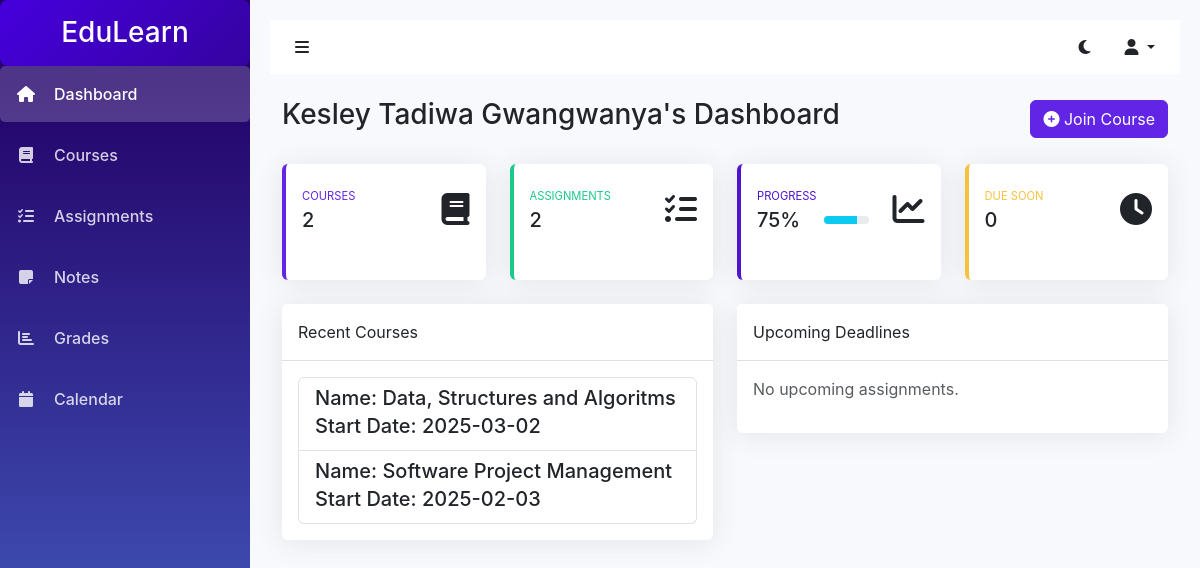
The app's page /student-dashboard (signed in) with its own data.
### app.py (models this page shows)
class User(Base):
    __tablename__ = 'users'
    id = Column(Integer, primary_key=True, autoincrement=True)
    name = Column(String(100), nullable=False)
    email = Column(String(100), unique=True, nullable=False)
    password_hash = Column(String(200), nullable=False)
    role = Column(String(50), nullable=False)  # 'instructor' or 'student'

class Class(Base):
    __tablename__ = 'classes'
    id = Column(Integer, primary_key=True, autoincrement=True)
    name = Column(String(100), nullable=False)
    code = Column(String(50), unique=True, nullable=False)
    description = Column(Text, nullable=True)
    start_date = Column(Date, nullable=False)
    end_date = Column(Date, nullable=False)
    schedule_day = Column(String(20), nullable=False)
    start_time = Column(Time, nullable=False)
    end_time = Column(Time, nullable=False)
    max_students = Column(Integer, nullable=False)
    prerequisites = Column(Text, nullable=True)
    instructor_id = Column(Integer, ForeignKey('users.id'), nullable=False)
    instructor = relationship("User")

### app.py (the view)
@app.route('/student-dashboard')
def student_dashboard():
    user = get_current_user()
    if not user:
        return redirect(url_for('login'))
    db_session = SessionLocal()
    registered_courses = db_session.query(Enrollment).filter_by(student_id=user.id).count() if user.role == 'student' else 0
    assignment_count = 0
    for enrollment in db_session.query(Enrollment).filter_by(student_id=user.id):
        assignment_count += db_session.query(Assignment).filter_by(class_id=enrollment.class_id).count()
    upcoming_assignments = []
    if user.role == 'student':
        upcoming_due_date = datetime.now().date() + timedelta(days=7)
        upcoming_assignments = (
            db_session.query(Assignment)
            .join(Enrollment, Enrollment.class_id == Assignment.class_id)
            .filter(
                Enrollment.student_id == user.id,
                Assignment.due_date >= datetime.now().date(),
                Assignment.due_date <= upcoming_due_date
            )
            .count()
        )
    upcoming_deadlines = []
    if user.role == 'student':
        upcoming_due_date = datetime.now().date() + timedelta(days=7)
        subquery = db_session.query(Enrollment.class_id).filter_by(student_id=user.id).subquery()
        upcoming_deadlines = (
            db_session.query(Assignment)
            .filter(Assignment.class_id.in_(subquery),
                    and_(Assignment.due_date >= datetime.now().date(),
                         Assignment.due_date <= upcoming_due_date))
            .order_by(Assignment.due_date.asc())
            .all()
        )
    rows = db_session.query(Class.name, Class.id, Class.start_date).join(Enrollment, Class.id == Enrollment.class_id).filter_by(student_id=user.id).all()
    registered_classes = [{'name': row[0], 'id': row[1], 'start_date':row[2]} for row in rows]
    name = get_name()
    db_session.close()
    return render_template('dashboard.html', user=user,
                           upcoming_deadlines=upcoming_deadlines,
                           registered_courses=registered_courses,
                           upcoming_assignments=upcoming_assignments,
                           name=name,
                           assignment_count=assignment_count,
                           registered_classes=registered_classes)

### app.py (called while the page is built)
def get_name():
    if 'user_id' in session:
        db_session = SessionLocal()
        user = db_session.query(User.name).filter_by(id=session['user_id']).first()
        db_session.close()
        return user.name
    return "Guest"

def get_current_user():
    if 'user_id' in session:
        db_session = SessionLocal()
        user = db_session.query(User).filter_by(id=session['user_id']).first()
        db_session.close()
        return user
    return None

### templates/dashboard.html (shortened to what this page needs)
<!DOCTYPE html>
<html lang="en">
<head>
  <link href="https://cdn.jsdelivr.net/npm/bootstrap@5.3.0/dist/css/bootstrap.min.css" rel="stylesheet">
  <link href="https://cdnjs.cloudflare.com/ajax/libs/font-awesome/6.4.0/css/all.min.css" rel="stylesheet">
  <link rel="stylesheet" href="{{url_for('static', filename='globals.css')}}">
  <link rel="stylesheet" href="{{url_for('static', filename='styles.css')}}">
</head>
<body>
  <div class="wrapper">
    <nav class="sidebar">
      <div class="sidebar-header p-3">
        <h3 class="text-white mb-0">EduLearn</h3>
      </div>
      <ul class="nav flex-column">
        <li class="nav-item">
          <a class="nav-link active" href="{{url_for('student_dashboard')}}">
            <i class="fas fa-home"></i>
            Dashboard
          </a>
        </li>
        <li class="nav-item">
          <a class="nav-link" href="{{url_for('courses')}}">
            <i class="fas fa-book"></i>
            Courses
          </a>
        </li>
        <li class="nav-item">
          <a class="nav-link" href="{{url_for('assignments')}}">
            <i class="fas fa-tasks"></i>
            Assignments
          </a>
        </li>
        <li class="nav-item" active>
          <a class="nav-link" href="{{url_for('student_notes')}}">
            <i class="fas fa-sticky-note"></i>
            Notes
          </a>
        </li>
        <li class="nav-item">
          <a class="nav-link" href="{{url_for('grades')}}">
            <i class="fas fa-chart-bar"></i>
            Grades
          </a>
        </li>
        <li class="nav-item">
          <a class="nav-link" href="{{url_for('calendar')}}">
            <i class="fas fa-calendar"></i>
            Calendar
          </a>
        </li>
      </ul>
    </nav>
    <div class="content">
      <nav class="navbar navbar-expand-lg navbar-light bg-white mb-4">
        <div class="container-fluid">
          <button id="sidebarToggle" class="btn">
            <i class="fas fa-bars"></i>
          </button>
          <div class="ms-auto d-flex align-items-center">
            <button id="darkModeToggle" class="btn me-2">
              <i class="fas fa-moon"></i>
            </button>
            <div class="dropdown">
              <button class="btn dropdown-toggle" type="button" id="userDropdown" data-bs-toggle="dropdown">
                <i class="fas fa-user"></i>
              </button>
            </div>
          </div>
        </div>
      </nav>
      <div class="container-fluid">
        <div class="d-flex justify-content-between align-items-center mb-4">
          <h1 class="h3">{{name}}'s Dashboard</h1>
          <button type="button" class="btn btn-primary" data-bs-toggle="modal" data-bs-target="#addModal">
							<span class="fa fa-plus-circle "></span> Join Course
						</button>
        </div>
        <div class="row">
          <div class="col-xl-3 col-md-6 mb-4">
            <div class="card border-left-primary h-100 py-2">
              <div class="card-body">
                <div class="row no-gutters align-items-center">
                  <div class="col mr-2">
                    <div class="text-xs font-weight-bold text-primary text-uppercase mb-1">
                      Courses
                    </div>
                    <div class="h5 mb-0 font-weight-bold text-gray-800">{{registered_courses}}</div>
                  </div>
                  <div class="col-auto">
                    <i class="fas fa-book fa-2x text-gray-300"></i>
                  </div>
                </div>
              </div>
            </div>
          </div>
          <div class="col-xl-3 col-md-6 mb-4">
            <div class="card border-left-success h-100 py-2">
              <div class="card-body">
                <div class="row no-gutters align-items-center">
                  <div class="col mr-2">
                    <div class="text-xs font-weight-bold text-success text-uppercase mb-1">
                      Assignments
                    </div>
                    <div class="h5 mb-0 font-weight-bold text-gray-800">{{assignment_count}}</div>
                  </div>
                  <div class="col-auto">
                    <i class="fas fa-tasks fa-2x text-gray-300"></i>
                  </div>
                </div>
              </div>
            </div>
          </div>
          <div class="col-xl-3 col-md-6 mb-4">
            <div class="card border-left-info h-100 py-2">
              <div class="card-body">
                <div class="row no-gutters align-items-center">
                  <div class="col mr-2">
                    <div class="text-xs font-weight-bold text-info text-uppercase mb-1">
                      Progress
                    </div>
                    <div class="row no-gutters align-items-center">
                      <div class="col-auto">
                        <div class="h5 mb-0 mr-3 font-weight-bold text-gray-800">75%</div>
                      </div>
                      <div class="col">
                        <div class="progress progress-sm mr-2">
                          <div class="progress-bar bg-info" role="progressbar" style="width: 75%"></div>
                        </div>
                      </div>
                    </div>
                  </div>
                  <div class="col-auto">
                    <i class="fas fa-chart-line fa-2x text-gray-300"></i>
                  </div>
                </div>
              </div>
            </div>
          </div>
          <div class="col-xl-3 col-md-6 mb-4">
            <div class="card border-left-warning h-100 py-2">
              <div class="card-body">
                <div class="row no-gutters align-items-center">
                  <div class="col mr-2">
                    <div class="text-xs font-weight-bold text-warning text-uppercase mb-1">
                      Due Soon
                    </div>
                    <div class="h5 mb-0 font-weight-bold text-gray-800">{{upcoming_assignments}}</div>
                  </div>
                  <div class="col-auto">
                    <i class="fas fa-clock fa-2x text-gray-300"></i>
                  </div>
                </div>
              </div>
            </div>
          </div>
        </div>
        <div class="row">
          <div class="col-lg-6">
            <div class="card mb-4">
              <div class="card-header">
                Recent Courses
              </div>
              <div class="card-body">
                <div class="list-group">
                  {% for course in registered_classes %}
                  <a href="#" class="list-group-item list-group-item-action">
                    <div class="d-flex w-100 justify-content-between">
                      <h5 class="mb-1">Name: {{course.name}}</h5>
                    </div>
                    <div class="d-flex w-100 justify-content-between">
                      <h5 class="mb-1">Start Date: {{course.start_date}}</h5>
                    </div>
                  </a>
                  {% endfor %}
                </div>
              </div>
            </div>
          </div>
          <div class="col-lg-6">
            <div class="card mb-4">
                <div class="card-header">
                    Upcoming Deadlines
                </div>
                <div class="card-body">
                    {% if upcoming_assignments %}
                        <div class="list-group">
                            {% for assignment in upcoming_assignments %}
                                <a href="#" class="list-group-item list-group-item-action">
                                    <div class="d-flex w-100 justify-content-between">
                                        <h5 class="mb-1">{{ assignment.title }}</h5>
                                        {% set days_left = (assignment.due_date - now().date()).days %}
                                        <small class="{% if days_left <= 1 %}text-danger{% else %}text-muted{% endif %}">
                                            Due {% if days_left == 0 %}Today{% elif days_left == 1 %}Tomorrow{% else %}in {{ days_left }} days{% endif %}
                                        </small>
                                    </div>
                                    <p class="mb-1">{{ assignment.classroom.name }}</p>
                                </a>
                            {% endfor %}
                        </div>
                    {% else %}
                        <p class="text-muted">No upcoming assignments.</p>
                    {% endif %}
                </div>
            </div>
        </div>
        </div>
      </div>
    </div>
  </div>
</body>
</html>

### static/styles.css (style rules this page uses)
:root { --primary-color: #6225e6; --secondary-color: #f8f9fc; --accent-color: #5014d1; --success-color: #1cc88a; --warning-color: #f6c23e; --danger-color: #e74a3b; --dark-color: #5a5c69; --light-color: #f8f9fc; }
body { font-family: -apple-system, BlinkMacSystemFont, "Segoe UI", Roboto, "Helvetica Neue", Arial, sans-serif; min-height: 100vh; }
.wrapper { display: flex; width: 100%; align-items: stretch; }
.sidebar-header { display: flex; align-items: center; justify-content: center; padding: 15px; text-decoration: none; background: linear-gradient(135deg,#4600dd, #3503a0); color: white; font-size: 20px; font-weight: bold; border-radius: 8px; transition: all 0.3s ease-in-out; }
.sidebar { min-width: 250px; max-width: 250px; min-height: 100vh; background: linear-gradient(180deg, #230269 10%, #496ace 100%); color: white; transition: all 0.3s; }
.sidebar .nav-link { color: rgba(255, 255, 255, 0.8); padding: 1rem; font-weight: 500; display: flex; align-items: center; gap: 0.5rem; border-radius: 5px; margin-bottom: 5px; }
.sidebar .nav-link.active { color: white; background-color: rgba(255, 255, 255, 0.2); }
.sidebar .nav-link i { margin-right: 10px; width: 20px; text-align: center; }
.content { flex: 1; padding: 20px; background-color: var(--secondary-color); }
.card { border: none; box-shadow: 0 0.15rem 1.75rem 0 rgba(58, 59, 69, 0.1); margin-bottom: 1.5rem; }
.card-header { background-color: white; border-bottom: 1px solid rgba(0, 0, 0, 0.125); padding: 1rem; }
.btn-primary { background-color: var(--primary-color); border-color: var(--primary-color); }
.progress-sm { height: 0.5rem; }
.text-xs { font-size: 0.7rem; }
.text-primary { color: var(--primary-color) !important; }
.text-success { color: var(--success-color) !important; }
.text-info { color: var(--accent-color) !important; }
.text-warning { color: var(--warning-color) !important; }
.border-left-primary { border-left: 0.25rem solid var(--primary-color); }
.border-left-success { border-left: 0.25rem solid var(--success-color); }
.border-left-info { border-left: 0.25rem solid var(--accent-color); }
.border-left-warning { border-left: 0.25rem solid var(--warning-color); }

### records on screen
User: name "Kesley Tadiwa Gwangwanya"
Class: name "Data, Structures and Algoritms", start_date "2025-03-02"
Class: name "Software Project Management", start_date "2025-02-03"

### other values on screen
{{ registered_courses }} "2"
{{ assignment_count }} "2"
{{ upcoming_assignments }} "0"
